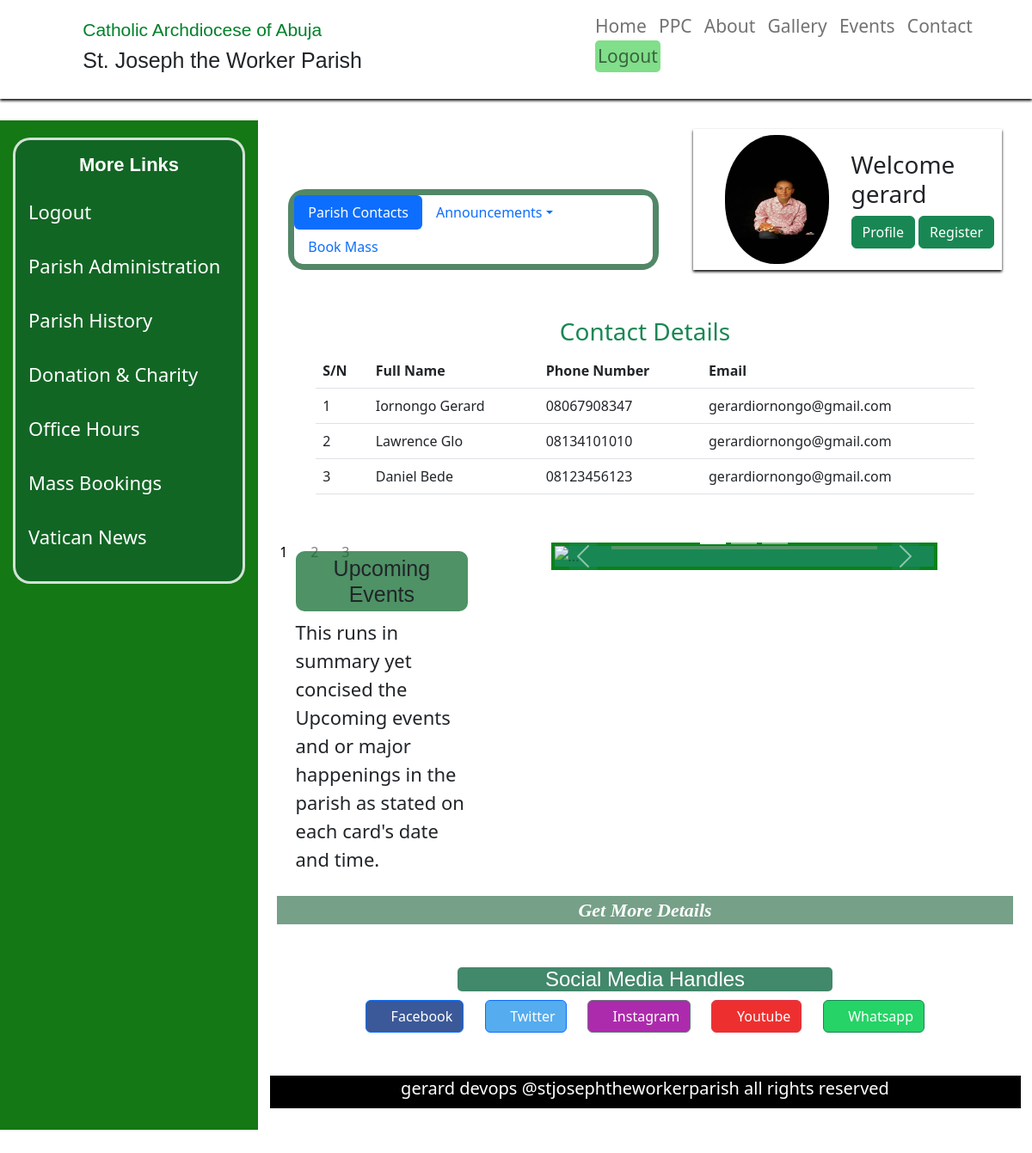
The page /dashboard/ (signed in) on the database its author committed.
### account/models.py (models this page shows, shortened)
class ProfileModel(models.Model):
    user = models.OneToOneField(User, on_delete=models.CASCADE)
    full_name = models.CharField(max_length=100, null=False, blank=True)
    number = models.CharField(max_length=11, null=False, blank=True)
    address = models.CharField(max_length=100, null=False, blank=True)
    marital_status = models.CharField(max_length=100,choices=[('single', 'single'), ('married', 'married'), ('widow', 'widow'), ('widower', 'widower')], null=False, blank=True)
    tribe = models.CharField(max_length=50, null=False, blank=True)
    occupation = models.CharField(max_length=50, null=False, blank=True)
    societies = models.CharField(max_length=100, null=False, blank=True)
    dob = models.DateField(null=False, blank=True)
    image = models.ImageField(upload_to='pics/', null=True)

### profiles/views.py (the view, shortened to what this page needs)
# urls.py: urlpatterns =[ path('', dashboard, name='dashboard'),
@login_required(login_url='account:login')
def dashboard(request):
    annForm = AnnouncementForm()
    annModel = AnnouncementModel.objects.all()
    proModel = ProfileModel.objects.all()
    massBook = MassBookingForm()
    return render(request, 'dashboard.html',
                  {'profiles':proModel, 'annForm': annForm, 'annModel':annModel, 'massBook': massBook})

### Templates/dashboard.html (shortened to what this page needs)
{% extends 'layout.html' %}
{% load static %}
 {% block extrastyle %}
<link rel="stylesheet" href="{% static 'css/carousel.css' %}" />
<link rel="stylesheet" href="{% static 'css/index.css' %}" />
{% endblock %}
{% block profiles %}
<div class="pro-tap" style="background-color: white; border-radius: 10px">
  <ul class="nav nav-pills" id="pills-tab" role="tablist">
    <li class="nav-item" role="presentation">
      <a
        class="nav-link active"
        href="#contacts"
        id="contacts-tab"
        data-bs-toggle="tab"
        data-bs-target="#contacts"
        role="tab"
        aria-controls="contacts"
        aria-selected="true"
        >Parish Contacts</a
      >
    </li>
    <li class="nav-item dropdown" role="presentation">
      <a
        class="nav-link dropdown-toggle"
        data-bs-toggle="dropdown"
        href="#"
        role="button"
        aria-expanded="false"
        >Announcements</a
      >
    </li>
    <li class="nav-item" role="presentation">
      <a
        class="nav-link"
        href="#book"
        id="book-mass-tab"
        data-bs-toggle="tab"
        data-bs-target="#book"
        role="tab"
        aria-controls="book"
        aria-selected="false"
        >Book Mass</a
      >
    </li>
  </ul>
</div>
{% endblock %}
{% block content %}
<div class="profile-contents" style="width: 90%; margin:30px auto;  padding:10px; ">
  <div class="tab-content">
    <div
      class="tab-pane fade active show"
      id="contact"
      role="tabpanel"
      aria-labelledby="contacts-tab"
    >
       <h3 class="text-success text-center">Contact Details</h3>
      <table class="table table-hover" style="padding: 5px 10px">
        <thead>
        <tr>
           <th scope="col">S/N</th>
          <th scope="col">Full Name</th>
          <th scope="col">Phone Number</th>
           <th scope="col">Email</th>
        </tr>
        </thead>
        {% for profile in profiles %}
        <tbody>
        <tr>
          <td scope="row">{{profile.id}}</td>
          <td>{{profile.full_name}}</td>
          <td>{{profile.number}}</td>
          <td>{{request.user.email}}</td>
        </tr>
        </tbody>
        {% endfor %}
      </table>
    </div>
  </div>
</div>
{% endblock %}

### Templates/layout.html (shortened to what this page needs)
{% load static %}
<!DOCTYPE html>
<html lang="en">
  <head>
    {% block title %} {% endblock %} {% block style %}
    <link rel="stylesheet" href="{% static 'css/layout.css' %}" />
    <link
      rel="stylesheet"
      href="{% static 'bootstrap-icons/bootstrap-icons.css' %}"
    />
    <link
      rel="stylesheet"
      href="{% static 'bootstrap/csss/bootstrap.min.css' %}"
    />
    {% endblock %}
    {% block extrastyle %} {% endblock %}
  </head>
  <body>
    {% include 'header.html' %}
    <main class="main">
      <div class="sidebar">
        <div class="sidebar-content">
          <h2>More Links</h2>
          <ul class="sidebar-ul">
            {% if request.user.is_authenticated %}
            <li><a href="{% url 'account:logout' %}">Logout</a></li>
            {% else %}
            <li><a href="{% url 'account:login' %}">Login</a></li>
            {% endif %}
            <li><a href="{% url 'core:ppc' %}">Parish Administration</a></li>
            <li><a href="{% url 'core:about' %}">Parish History</a></li>
            <li><a href="">Donation & Charity</a></li>
            <li><a href="{% url 'core:ppc' %}">Office Hours</a></li>
            <li><a href="{% url 'profiles:dashboard' %}">Mass Bookings</a></li>
            <li><a href="">Vatican News</a></li>
          </ul>
        </div>
      </div>
{% block hideContent %}
      <div class="content">
        {% if request.user.is_authenticated %}
        <div class="wel-accnt">
          <div class="welcome">
            {% block profiles %}{% endblock %}
          </div>
          <div class="account-d">
            <div class="account-d-img">
               {% if request.user.profilemodel.image %}
              <a href="{{request.user.profilemodel.image.url}}">
                <img src="{{request.user.profilemodel.image.url}}" alt="" />
              </a>
              {% else %}
              <a href="{% static 'images/avatar.png' %}">
                <img src="{% static 'images/avatar.png' %}" alt="" />
              </a>
              {% endif %}
            </div>
            <div class="account-d-btn">
              <h3>Welcome <br />{{request.user.username}}</h3>
              <a  href="{% url 'profiles:profile' request.user.profilemodel.id %}"><button class="btn btn-success">Profile</button></a>
              {% if user.is_superuser %}
                  <a  href="{% url 'profiles:register' %}"><button class="btn btn-success">Register</button></a>
              {% endif %}
            </div>
          </div>
        </div>
        {% endif %}
        {% endblock %}
        {% block content %}{% endblock %}
        {% block events %}
        <div class="events-wrap">
          <div class="brief-event">
            <div class="event-text">
              <h2>Upcoming Events</h2>
              <p>
                This runs in summary yet concised the Upcoming
                events and or major happenings in the parish as stated
                on each card's date and time.
              </p>
            </div>
            <div class="event-card">
              <div
                id="carouselExampleCaptions"
                class="carousel slide my-style bg-success"
                data-bs-ride="carousel"
                style="z-index: -1"
              >
                <div class="carousel-indicators">
                  <button
                    type="button"
                    data-bs-target="#carouselExampleCaptions"
                    data-bs-slide-to="0"
                    class="active"
                    aria-current="true"
                    aria-label="Slide 1"
                  >
                    1
                  </button>
                  <button
                    type="button"
                    data-bs-target="#carouselExampleCaptions"
                    data-bs-slide-to="1"
                    aria-label="Slide 2"
                  >
                    2
                  </button>
                  <button
                    type="button"
                    data-bs-target="#carouselExampleCaptions"
                    data-bs-slide-to="2"
                    aria-label="Slide 3"
                  >
                    3
                  </button>
                </div>
                <div class="carousel-inner w-100">
                  <div class="carousel-item active w-100">
                    <img
                      src="{% static 'images/ordination2.JPG' %}"
                      class="d-block"
                      alt="..."
                    />
                    <div class="carousel-caption d-none d-md-block e-text">
                    </div>
                  </div>
                </div>
                <button
                  class="carousel-control-prev"
                  type="button"
                  data-bs-target="#carouselExampleCaptions"
                  data-bs-slide="prev"
                >
                  <span
                    class="carousel-control-prev-icon bg-success"
                    aria-hidden="true"
                  ></span>
                </button>
                <button
                  class="carousel-control-next"
                  type="button"
                  data-bs-target="#carouselExampleCaptions"
                  data-bs-slide="next"
                >
                  <span
                    class="carousel-control-next-icon bg-success"
                    aria-hidden="true"
                  ></span>
                </button>
              </div>
            </div>
          </div>
          <div class="events-btn">
            <a href="{% url 'core:events' %}">Get More Details</a>
          </div>
        </div>
        {% endblock %}
        <div class="social-media">
          <div class="media-icons">
            <h4>Social Media Handles</h4>
            <a
              class="btn btn-primary"
              style="background-color: #3b5998"
              href="#!"
              role="button"
            >
              <i class="bi bi-facebook"></i> <span>Facebook</span></a
            >
            <a
              class="btn btn-primary"
              style="background-color: #55acee"
              href="#!"
              role="button"
              ><i class="bi bi-twitter"> </i><span>Twitter</span></a
            >
            <a
              class="btn btn-secondary"
              style="background-color: #ac2bac"
              href="#!"
              role="button"
              ><i class="bi bi-instagram"></i> <span>Instagram</span></a
            >
            <a
              class="btn btn-danger"
              style="background-color: #ed302f"
              href="#!"
              role="button"
              ><i class="bi bi-youtube"></i> <span>Youtube</span></a
            >
            <a
              class="btn btn-success"
              style="background-color: #25d366"
              href="#!"
              role="button"
              ><i class="bi bi-whatsapp"></i> <span>Whatsapp</span></a
            >
          </div>
        </div>
        <footer class="footer">
          <h5>gerard devops @stjosephtheworkerparish all rights reserved</h5>
        </footer>
      </div>
    </main>
  </body>
</html>

### Templates/header.html (shortened to what this page needs)
{% load static %}
<link rel="stylesheet" href="{% static 'css/header.css' %}" />
<link
  rel="stylesheet"
  href="{% static 'bootstrap-icons/bootstrap-icons.css' %}"
/>
<link rel="stylesheet" href="{% static 'css/layout.css' %}" />
<header class="header">
  <div class="logo">
    <div class="logo-img">
    </div>
    <div class="logo-text">
      <h5>Catholic Archdiocese of Abuja</h5>
      <h3>St. Joseph the Worker Parish</h3>
    </div>
  </div>
  <nav class="nav1">
    <ul class="ul">
      <li class="li">
        <a href="{% url 'core:home' %}" class="">Home</a>
      </li>
      <li class="li"><a href="{% url 'core:ppc' %}">PPC</a></li>
      <li class="li"><a href="{% url 'core:about' %}">About</a></li>
      <li class="li"><a href="{% url 'core:gallery' %}">Gallery</a></li>
      <li class="li"><a href="{% url 'core:events' %}">Events</a></li>
      <li class="li"><a href="{% url 'core:contact' %}">Contact</a></li>
      {% if request.user.is_authenticated %}
      <li class="li" id="logBtn">
        <a href="{% url 'account:logout' %}">Logout</a>
      </li>
      {% else %}
      <li class="li" id="logBtn">
        <a href="{% url 'account:login' %}">Login</a>
      </li>
      {% endif %}
    </ul>
  </nav>
</header>

### static/css/layout.css (style rules this page uses)
* { padding: 0; margin: 0; }
body { box-sizing: border-box; width: 100%; height: 100vh; overflow: hidden; }
.main { width: 100%; margin-top: 140px; display: grid; grid-template-columns: 25% 75%; }
.sidebar { width: 100%; background-color: rgba(6, 112, 6, 0.94); color: white; height: 80vh; overflow: auto; }
.sidebar-content { width: 90%; margin: 20px auto; background-color: rgba(19, 91, 49, 0.577); border: 3px solid rgba(255, 255, 255, 0.81); border-radius: 20px; padding: 10px 0; }
.sidebar-content h2 { margin-top: 6px; text-align: center; font-weight: 600; font-size: 22px; font-family: Verdana, Geneva, Tahoma, sans-serif; }
.sidebar-ul { width: 100%; margin: auto; }
.sidebar-ul li { width: 100%; list-style-type: none; margin: 20px 0; margin-left: -17px; }
.sidebar-ul li a { width: 100%; margin: auto; display: block; color: white; font-size: 22px; text-decoration: none; padding: 5px 0; }
.content { width: 97%; margin: auto; height: 80vh; overflow-y: auto; overflow-x: hidden; }
.wel-accnt { width: 95%; margin: auto; margin-top: 10px; display: flex; justify-content: space-between; align-items: center; }
.content .welcome { width: 60%; margin: auto; margin-bottom: 15px; margin-right: 20px; background-color: rgba(19, 91, 49, 0.731); padding: 7px; border-radius: 20px; }
.account-d { display: flex; justify-content: center; align-items: center; width: 50%; margin: auto; margin-bottom: 15px; margin-left: 20px; padding: 7px; box-shadow: 0px 2px 3px black; }
.account-d-img { width: 60%; margin-left: 30px; }
.account-d-img img { width: 60%; border-radius: 48%; height: 150px; }
.account-d-btn { width: 50%; margin: auto; margin-left: -55px; }
.social-media { width: 100%; margin: 50px auto; }
.media-icons { width: 100%; text-align: center; }
.media-icons h4 { width: 50%; margin: auto; margin-bottom: 10px; background-color: rgba(36, 118, 84, 0.862); border-radius: 5px; color: white; }
.media-icons > a { margin: 0 10px; }
.events-wrap { width: 100%; margin: auto; margin: 30px auto; }
.brief-event { width: 100%; display: flex; justify-content: space-between; }
.event-text { width: 25%; margin-left: 30px; margin-top: 10px; }
.event-text h2 { font-family: "Lucida Sans", "Lucida Sans Regular", "Lucida Grande", "Lucida Sans Unicode", Geneva, Verdana, sans-serif; text-align: center; font-size: 25px; background-color: rgba(12, 105, 43, 0.725); border-radius: 10px; padding: 5px; }
.event-text p { text-align: left; font-size: 22px; }
.event-card { width: 80%; }
.events-btn { width: 98%; margin: auto; background-color: rgba(19, 91, 49, 0.577); margin-top: 10px; text-align: center; }
.events-btn a { text-decoration: none; color: white; font-size: 22px; font-weight: 600; font-family: "Times New Roman", Times, serif; font-style: italic; }
.e-text { background-color: rgba(119, 159, 119, 0.629); }
.footer { width: 100%; margin: auto; color: white; background-color: black; margin-bottom: 18px; text-align: center; padding: 3px; }

### static/css/carousel.css (style rules this page uses)
.my-style { width: 70%; margin: auto; margin-bottom: 20px; border: 4px solid rgba(0, 128, 0, 0.695); }
.my-style img { width: 100%; }

### static/css/index.css (style rules this page uses)
.text h2, h4 { font-weight: 500; margin-left: 20px; font-family: "Lucida Sans", "Lucida Sans Regular", "Lucida Grande", "Lucida Sans Unicode", Geneva, Verdana, sans-serif; }

### static/css/header.css (style rules this page uses)
.header { width: 100%; display: flex; justify-content: space-between; align-items: center; background-color: white; box-shadow: 0 2px 3px black; padding: 15px; position: fixed; top: 0; }
.logo { width: 100%; display: flex; justify-content: space-between; align-items: center; }
.logo-img { width: 10%; }
.logo-text { width: 85%; margin: auto; }
.logo-text h5 { color: rgb(0, 128, 41); font-weight: 500; font-size: 21px; font-family: Impact, Haettenschweiler, "Arial Narrow Bold", sans-serif; }
.logo-text h3 { font-weight: 500; font-size: 25px; font-family: Impact, Haettenschweiler, "Arial Narrow Bold", sans-serif; }
.nav1 { width: 80%; }
.ul { width: 100%; float: right; margin-right: 10px; }
.li { display: inline-block; list-style-type: none; margin: 0 5px; }
#logBtn { background-color: rgba(8, 190, 26, 0.511); padding: 3px; border-radius: 5px; }
.ul .li a { font-size: 21px; text-decoration: none; color: rgba(0, 0, 0, 0.554); }

### rows shown on the page
ProfileModel: id "1", full_name "Iornongo Gerard", number "08067908347"
ProfileModel: id "2", full_name "Lawrence Glo", number "08134101010"
ProfileModel: id "3", full_name "Daniel Bede", number "08123456123"

### other values the page prints
{{ request.user.username }} "gerard"
{{ request.user.email }} "gerardiornongo@gmail.com"
